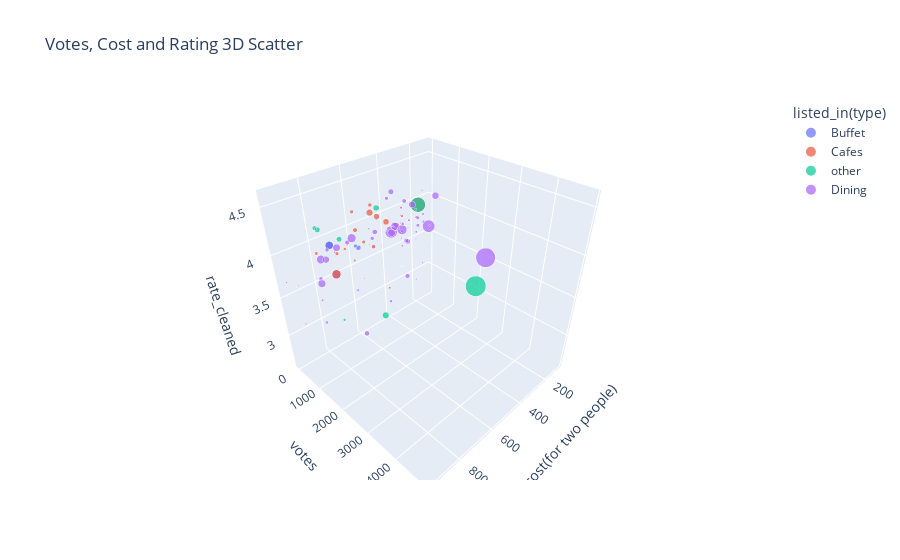

Here is the notebook cell this chart was saved with:
### Code cell
import plotly.express as px

fig = px.scatter_3d(df, x='approx_cost(for two people)', y='votes', z='rate_cleaned',
                    color='listed_in(type)', size='votes', opacity=0.7,
                    title='Votes, Cost and Rating 3D Scatter')
fig.show()

### Figure 1 — Plotly figure (JSON) as saved in the notebook; plotly's stock layout.template omitted (floating-point values rounded to 4 significant figures)
{"data": [{"hovertemplate": "listed_in(type)=Buffet<br>approx_cost(for two people)=%{x}<br>votes=%{marker.size}<br>rate_cleaned=%{z}<extra></extra>", "legendgroup": "Buffet", "marker": {"color": "#636efa", "opacity": 0.7, "size": [775, 787, 918, 88, 166, 286, 8], "sizemode": "area", "sizeref": 12.21, "symbol": "circle"}, "mode": "markers", "name": "Buffet", "scene": "scene", "showlegend": true, "type": "scatter3d", "x": [800, 800, 800, 300, 600, 600, 800], "y": [775, 787, 918, 88, 166, 286, 8], "z": [4.1, 4.1, 3.8, 3.7, 3.8, 3.8, 3.6]}, {"hovertemplate": "listed_in(type)=Cafes<br>approx_cost(for two people)=%{x}<br>votes=%{marker.size}<br>rate_cleaned=%{z}<extra></extra>", "legendgroup": "Cafes", "marker": {"color": "#EF553B", "opacity": 0.7, "size": [2556, 504, 402, 150, 164, 424, 918, 90, 133, 144, 93, 13, 62, 180, 28, 62, 31, 11, 75, 4, 23, 148, 219], "sizemode": "area", "sizeref": 12.21, "symbol": "circle"}, "mode": "markers", "name": "Cafes", "scene": "scene", "showlegend": true, "type": "scatter3d", "x": [600, 550, 500, 600, 500, 450, 800, 650, 800, 700, 300, 400, 400, 500, 900, 600, 300, 600, 200, 500, 550, 550, 600], "y": [2556, 504, 402, 150, 164, 424, 918, 90, 133, 144, 93, 13, 62, 180, 28, 62, 31, 11, 75, 4, 23, 148, 219], "z": [4.6, 4.2, 4.1, 4.2, 4.2, 4, 3.8, 3.8, 3.9, 3.8, 3.9, 3.1, 3, 3.7, 3.6, 3.6, 3.7, 3.2, 3.8, 3.3, 3.3, 3.8, 4]}, {"hovertemplate": "listed_in(type)=other<br>approx_cost(for two people)=%{x}<br>votes=%{marker.size}<br>rate_cleaned=%{z}<extra></extra>", "legendgroup": "other", "marker": {"color": "#00cc96", "opacity": 0.7, "size": [324, 506, 415, 4884, 2556, 354, 244, 84], "sizemode": "area", "sizeref": 12.21, "symbol": "circle"}, "mode": "markers", "name": "other", "scene": "scene", "showlegend": true, "type": "scatter3d", "x": [700, 500, 500, 750, 600, 800, 800, 700], "y": [324, 506, 415, 4884, 2556, 354, 244, 84], "z": [4, 2.8, 4.2, 4.4, 4.6, 4.2, 4.2, 2.9]}, {"hovertemplate": "listed_in(type)=Dining<br>approx_cost(for two people)=%{x}<br>votes=%{marker.size}<br>rate_cleaned=%{z}<extra></extra>", "legendgroup": "Dining", "marker": {"color": "#ab63fa", "opacity": 0.7, "size": [35, 172, 230, 91, 1647, 17, 133, 28, 286, 540, 36, 244, 804, 679, 245, 21, 28, 345, 618, 1047, 627, 104, 55, 17, 163, 58, 808, 78, 1720, 34, 868, 39, 71, 6, 520, 0, 299, 0, 558, 28, 22, 39, 153, 146, 14, 42, 0, 66, 4401, 31, 7, 21, 0, 0, 0, 9, 283, 62, 64, 39, 65, 71, 52, 130, 10, 45, 11, 13, 8, 0, 9, 4, 0, 29, 8, 0, 0, 0, 0, 0, 0, 30, 201, 7, 6, 17, 25, 0, 0, 8, 0, 0, 0, 0, 0, 0, 0, 0, 0, 0, 0, 0, 0, 0, 0, 0, 0, 771, 98, 47], "sizemode": "area", "sizeref": 12.21, "symbol": "circle"}, "mode": "markers", "name": "Dining", "scene": "scene", "showlegend": true, "type": "scatter3d", "x": [500, 750, 650, 400, 600, 150, 200, 300, 500, 800, 400, 300, 450, 850, 300, 450, 150, 400, 750, 450, 450, 300, 200, 400, 800, 150, 850, 150, 400, 100, 700, 300, 600, 500, 300, 150, 300, 500, 150, 300, 500, 350, 500, 400, 200, 700, 100, 300, 600, 200, 500, 250, 500, 400, 200, 300, 600, 800, 250, 950, 300, 400, 300, 200, 300, 400, 600, 300, 300, 250, 300, 300, 200, 150, 400, 150, 300, 200, 150, 150, 250, 900, 300, 200, 100, 200, 200, 400, 350, 100, 150, 150, 200, 100, 400, 200, 150, 400, 150, 250, 250, 150, 200, 350, 300, 100, 150, 450, 800, 200], "y": [35, 172, 230, 91, 1647, 17, 133, 28, 286, 540, 36, 244, 804, 679, 245, 21, 28, 345, 618, 1047, 627, 104, 55, 17, 163, 58, 808, 78, 1720, 34, 868, 39, 71, 6, 520, 0, 299, 0, 558, 28, 22, 39, 153, 146, 14, 42, 0, 66, 4401, 31, 7, 21, 0, 0, 0, 9, 283, 62, 64, 39, 65, 71, 52, 130, 10, 45, 11, 13, 8, 0, 9, 4, 0, 29, 8, 0, 0, 0, 0, 0, 0, 30, 201, 7, 6, 17, 25, 0, 0, 8, 0, 0, 0, 0, 0, 0, 0, 0, 0, 0, 0, 0, 0, 0, 0, 0, 0, 771, 98, 47], "z": [3.9, 3.9, 3.9, 2.8, 4.2, 4, 3.8, 3.9, 3.9, 3.9, 3.8, 3.6, 4, 3.7, 3.1, 3.7, 4.1, 4.3, 4, 4, 3.9, 3.8, 3.6, 3.7, 3.6, 3.8, 4, 3.7, 4.1, 3.6, 4.1, 3.8, 3.2, 3.6, 4.1, 4.1, 3.6, 3.6, 4.1, 3.6, 3.7, 3.8, 3.8, 4.2, 3.5, 3.8, 3.8, 4, 4.4, 3.5, 3.5, 3.7, 3.7, 3.7, 3.7, 3.2, 2.6, 3.3, 3.8, 3.7, 3.7, 3.8, 3.5, 3.7, 3.5, 3.8, 3.2, 3.5, 3.4, 3.4, 3.2, 3.2, 3.2, 3.1, 3.4, 3.4, 3.4, 3.4, 3.4, 3.4, 3.4, 3.1, 4.1, 3.3, 3.1, 3.3, 2.9, 2.9, 2.9, 3.3, 3.3, 3.4, 3.4, 3.4, 3.1, 4.1, 3.3, 3.1, 3.3, 2.9, 2.9, 2.9, 3.3, 3.3, 3.3, 3.3, 3.3, 4, 3, 3.9]}], "layout": {"legend": {"itemsizing": "constant", "title": {"text": "listed_in(type)"}, "tracegroupgap": 0}, "scene": {"domain": {"x": [0, 1], "y": [0, 1]}, "xaxis": {"title": {"text": "approx_cost(for two people)"}}, "yaxis": {"title": {"text": "votes"}}, "zaxis": {"title": {"text": "rate_cleaned"}}}, "title": {"text": "Votes, Cost and Rating 3D Scatter"}}}
